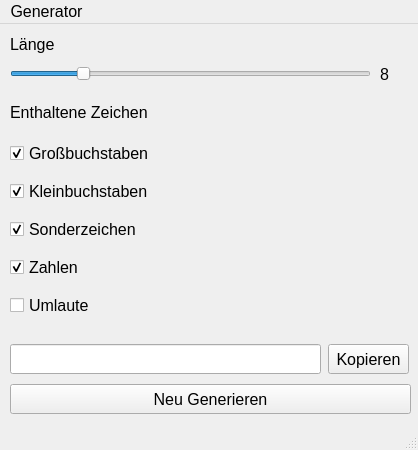
<?xml version="1.0" encoding="UTF-8"?>
<ui version="4.0">
 <class>MainWindow</class>
 <widget class="QMainWindow" name="MainWindow">
  <property name="geometry">
   <rect>
    <x>0</x>
    <y>0</y>
    <width>418</width>
    <height>450</height>
   </rect>
  </property>
  <property name="minimumSize">
   <size>
    <width>418</width>
    <height>450</height>
   </size>
  </property>
  <property name="maximumSize">
   <size>
    <width>418</width>
    <height>450</height>
   </size>
  </property>
  <property name="font">
   <font>
    <pointsize>12</pointsize>
   </font>
  </property>
  <property name="windowTitle">
   <string>Passwort Generator</string>
  </property>
  <widget class="QWidget" name="centralwidget">
   <widget class="QWidget" name="verticalLayoutWidget">
    <property name="geometry">
     <rect>
      <x>10</x>
      <y>110</y>
      <width>401</width>
      <height>191</height>
     </rect>
    </property>
    <layout class="QVBoxLayout" name="verticalLayout">
     <item>
      <widget class="QCheckBox" name="checkGrossbuchstaben">
       <property name="text">
        <string>Großbuchstaben</string>
       </property>
       <property name="checked">
        <bool>true</bool>
       </property>
      </widget>
     </item>
     <item>
      <widget class="QCheckBox" name="checkKleinbuchstaben">
       <property name="text">
        <string>Kleinbuchstaben</string>
       </property>
       <property name="checked">
        <bool>true</bool>
       </property>
      </widget>
     </item>
     <item>
      <widget class="QCheckBox" name="checkSonderzeichen">
       <property name="text">
        <string>Sonderzeichen</string>
       </property>
       <property name="checked">
        <bool>true</bool>
       </property>
      </widget>
     </item>
     <item>
      <widget class="QCheckBox" name="checkZahlen">
       <property name="text">
        <string>Zahlen</string>
       </property>
       <property name="checked">
        <bool>true</bool>
       </property>
      </widget>
     </item>
     <item>
      <widget class="QCheckBox" name="checkUmlaute">
       <property name="text">
        <string>Umlaute</string>
       </property>
      </widget>
     </item>
    </layout>
   </widget>
   <widget class="QPushButton" name="btnCopy">
    <property name="geometry">
     <rect>
      <x>328</x>
      <y>320</y>
      <width>81</width>
      <height>30</height>
     </rect>
    </property>
    <property name="text">
     <string>Kopieren</string>
    </property>
   </widget>
   <widget class="QLabel" name="labelZeichen">
    <property name="geometry">
     <rect>
      <x>10</x>
      <y>80</y>
      <width>201</width>
      <height>16</height>
     </rect>
    </property>
    <property name="text">
     <string>Enthaltene Zeichen</string>
    </property>
   </widget>
   <widget class="QSlider" name="sliderLaenge">
    <property name="geometry">
     <rect>
      <x>10</x>
      <y>40</y>
      <width>361</width>
      <height>20</height>
     </rect>
    </property>
    <property name="minimum">
     <number>4</number>
    </property>
    <property name="maximum">
     <number>25</number>
    </property>
    <property name="sliderPosition">
     <number>8</number>
    </property>
    <property name="orientation">
     <enum>Qt::Horizontal</enum>
    </property>
   </widget>
   <widget class="QLabel" name="labelLaenge">
    <property name="geometry">
     <rect>
      <x>10</x>
      <y>10</y>
      <width>57</width>
      <height>21</height>
     </rect>
    </property>
    <property name="text">
     <string>Länge</string>
    </property>
   </widget>
   <widget class="QLabel" name="labelAnzeigeLaenge">
    <property name="geometry">
     <rect>
      <x>380</x>
      <y>40</y>
      <width>41</width>
      <height>21</height>
     </rect>
    </property>
    <property name="text">
     <string>8</string>
    </property>
   </widget>
   <widget class="QLineEdit" name="pwOutput">
    <property name="geometry">
     <rect>
      <x>10</x>
      <y>320</y>
      <width>311</width>
      <height>30</height>
     </rect>
    </property>
   </widget>
   <widget class="QPushButton" name="btnGenerieren">
    <property name="geometry">
     <rect>
      <x>10</x>
      <y>360</y>
      <width>401</width>
      <height>30</height>
     </rect>
    </property>
    <property name="text">
     <string>Neu Generieren</string>
    </property>
   </widget>
  </widget>
  <widget class="QMenuBar" name="menubar">
   <property name="geometry">
    <rect>
     <x>0</x>
     <y>0</y>
     <width>418</width>
     <height>31</height>
    </rect>
   </property>
   <widget class="QMenu" name="menuGenerator">
    <property name="title">
     <string>Generator</string>
    </property>
    <addaction name="actionGenerate"/>
    <addaction name="separator"/>
    <addaction name="actionInfo"/>
    <addaction name="actionBeenden"/>
   </widget>
   <addaction name="menuGenerator"/>
  </widget>
  <widget class="QStatusBar" name="statusbar"/>
  <action name="actionGenerate">
   <property name="text">
    <string>Generate</string>
   </property>
  </action>
  <action name="actionQuit">
   <property name="text">
    <string>Beenden</string>
   </property>
  </action>
  <action name="actionInfo">
   <property name="text">
    <string>Info</string>
   </property>
  </action>
  <action name="actionBeenden">
   <property name="text">
    <string>Beenden</string>
   </property>
  </action>
 </widget>
 <resources/>
 <connections/>
</ui>
